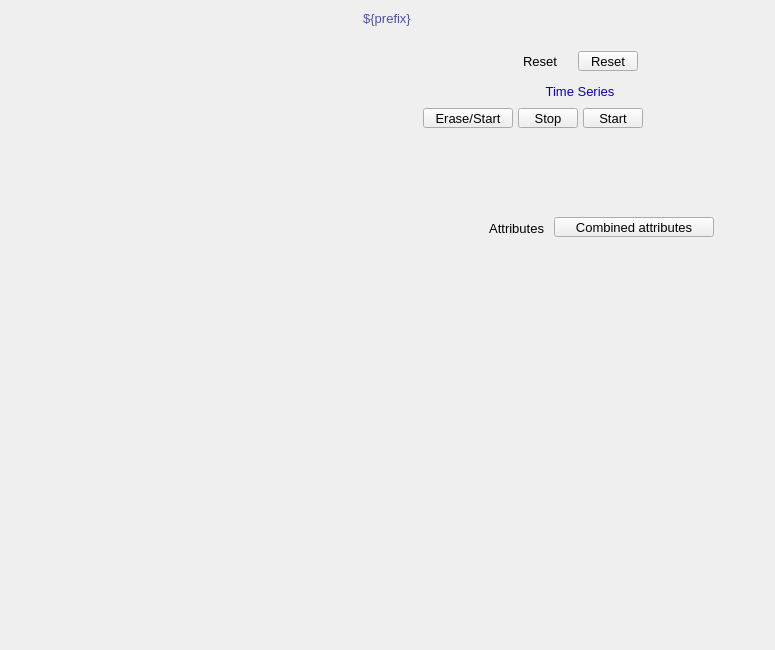
<?xml version="1.0" ?>
<ui version="4.0">
  <class>Dialog</class>
  <widget class="QWidget" name="screen">
    <property name="geometry">
      <rect>
        <x>208</x>
        <y>85</y>
        <width>775</width>
        <height>650</height>
      </rect>
    </property>
    <property name="styleSheet">
      <string notr="true">QWidget#screen {
  color: rgb(0, 0, 0);
  background-color: rgb(187, 187, 187);
  }</string>
    </property>
    <property name="windowTitle">
      <string>NDPluginAttribute</string>
    </property>
    <widget class="PyDMDrawingRectangle" name="rectangle">
      <property name="geometry">
        <rect>
          <x>0</x>
          <y>5</y>
          <width>775</width>
          <height>25</height>
        </rect>
      </property>
      <property name="brush" stdset="0">
        <brush brushstyle="SolidPattern">
          <color alpha="255">
            <red>218</red>
            <green>218</green>
            <blue>218</blue>
          </color>
        </brush>
      </property>
      <property name="penStyle" stdset="0">
        <enum>Qt::SolidLine</enum>
      </property>
      <property name="penColor" stdset="0">
        <color>
          <red>218</red>
          <green>218</green>
          <blue>218</blue>
        </color>
      </property>
      <property name="penWidth" stdset="0">
        <double>0</double>
      </property>
      <property name="penCapStyle" stdset="0">
        <enum>Qt::FlatCap</enum>
      </property>
      <property name="toolTip">
        <string>rectangle</string>
      </property>
    </widget>
    <widget class="PyDMEmbeddedDisplay" name="composite">
      <property name="geometry">
        <rect>
          <x>5</x>
          <y>40</y>
          <width>380</width>
          <height>605</height>
        </rect>
      </property>
      <property name="toolTip">
        <string>composite</string>
      </property>
      <property name="filename" stdset="0">
        <string>PluginBase_V26.ui</string>
      </property>
    </widget>
    <widget class="PyDMDrawingRectangle" name="rectangle_1">
      <property name="geometry">
        <rect>
          <x>390</x>
          <y>40</y>
          <width>380</width>
          <height>170</height>
        </rect>
      </property>
      <property name="brush" stdset="0">
        <brush brushstyle="NoBrush">
          <color alpha="255">
            <red>45</red>
            <green>45</green>
            <blue>45</blue>
          </color>
        </brush>
      </property>
      <property name="penStyle" stdset="0">
        <enum>Qt::SolidLine</enum>
      </property>
      <property name="penColor" stdset="0">
        <color>
          <red>45</red>
          <green>45</green>
          <blue>45</blue>
        </color>
      </property>
      <property name="penWidth" stdset="0">
        <double>1</double>
      </property>
      <property name="penCapStyle" stdset="0">
        <enum>Qt::FlatCap</enum>
      </property>
      <property name="toolTip">
        <string>rectangle_1</string>
      </property>
    </widget>
    <widget class="PyDMFrame" name="composite_1">
      <property name="geometry">
        <rect>
          <x>523</x>
          <y>51</y>
          <width>115</width>
          <height>20</height>
        </rect>
      </property>
      <widget class="PyDMPushButton" name="message_button">
        <property name="geometry">
          <rect>
            <x>55</x>
            <y>0</y>
            <width>60</width>
            <height>20</height>
          </rect>
        </property>
        <property name="text">
          <string>Reset</string>
        </property>
        <property name="font" stdset="0">
          <font>
            <pointsize>10</pointsize>
          </font>
        </property>
        <property name="toolTip">
          <string>${prefix}Reset</string>
        </property>
        <property name="channel" stdset="0">
          <string>ca://${prefix}Reset</string>
        </property>
        <property name="pressValue" stdset="0">
          <string>1</string>
        </property>
        <property name="styleSheet">
          <string notr="true">PyDMPushButton#message_button {
  color: rgb(0, 0, 0);
  background-color: rgb(115, 223, 255);
  }</string>
        </property>
      </widget>
      <widget class="QLabel" name="text">
        <property name="geometry">
          <rect>
            <x>0</x>
            <y>0</y>
            <width>50</width>
            <height>20</height>
          </rect>
        </property>
        <property name="text">
          <string>Reset</string>
        </property>
        <property name="font" stdset="0">
          <font>
            <pointsize>10</pointsize>
          </font>
        </property>
        <property name="brush" stdset="0">
          <brush brushstyle="SolidPattern">
            <color alpha="255">
              <red>0</red>
              <green>0</green>
              <blue>0</blue>
            </color>
          </brush>
        </property>
        <property name="toolTip">
          <string>text</string>
        </property>
        <property name="alignment">
          <set>Qt::AlignLeading|Qt::AlignLeft|Qt::AlignVCenter</set>
        </property>
        <property name="styleSheet">
          <string notr="true">QLabel#text {
  color: rgb(0, 0, 0);
  }</string>
        </property>
      </widget>
    </widget>
    <widget class="PyDMFrame" name="composite_2">
      <property name="geometry">
        <rect>
          <x>400</x>
          <y>76</y>
          <width>360</width>
          <height>130</height>
        </rect>
      </property>
      <widget class="PyDMDrawingRectangle" name="rectangle_2">
        <property name="geometry">
          <rect>
            <x>120</x>
            <y>5</y>
            <width>120</width>
            <height>21</height>
          </rect>
        </property>
        <property name="brush" stdset="0">
          <brush brushstyle="SolidPattern">
            <color alpha="255">
              <red>218</red>
              <green>218</green>
              <blue>218</blue>
            </color>
          </brush>
        </property>
        <property name="penStyle" stdset="0">
          <enum>Qt::SolidLine</enum>
        </property>
        <property name="penColor" stdset="0">
          <color>
            <red>218</red>
            <green>218</green>
            <blue>218</blue>
          </color>
        </property>
        <property name="penWidth" stdset="0">
          <double>0</double>
        </property>
        <property name="penCapStyle" stdset="0">
          <enum>Qt::FlatCap</enum>
        </property>
        <property name="toolTip">
          <string>rectangle_2</string>
        </property>
      </widget>
      <widget class="PyDMDrawingRectangle" name="rectangle_3">
        <property name="geometry">
          <rect>
            <x>0</x>
            <y>0</y>
            <width>360</width>
            <height>130</height>
          </rect>
        </property>
        <property name="brush" stdset="0">
          <brush brushstyle="NoBrush">
            <color alpha="255">
              <red>0</red>
              <green>0</green>
              <blue>0</blue>
            </color>
          </brush>
        </property>
        <property name="penStyle" stdset="0">
          <enum>Qt::SolidLine</enum>
        </property>
        <property name="penColor" stdset="0">
          <color>
            <red>0</red>
            <green>0</green>
            <blue>0</blue>
          </color>
        </property>
        <property name="penWidth" stdset="0">
          <double>1</double>
        </property>
        <property name="penCapStyle" stdset="0">
          <enum>Qt::FlatCap</enum>
        </property>
        <property name="toolTip">
          <string>rectangle_3</string>
        </property>
      </widget>
      <widget class="QLabel" name="text_1">
        <property name="geometry">
          <rect>
            <x>125</x>
            <y>5</y>
            <width>110</width>
            <height>20</height>
          </rect>
        </property>
        <property name="text">
          <string>Time Series</string>
        </property>
        <property name="font" stdset="0">
          <font>
            <pointsize>10</pointsize>
          </font>
        </property>
        <property name="brush" stdset="0">
          <brush brushstyle="SolidPattern">
            <color alpha="255">
              <red>10</red>
              <green>0</green>
              <blue>184</blue>
            </color>
          </brush>
        </property>
        <property name="toolTip">
          <string>text_1</string>
        </property>
        <property name="alignment">
          <set>Qt::AlignCenter</set>
        </property>
        <property name="styleSheet">
          <string notr="true">QLabel#text_1 {
  color: rgb(10, 0, 184);
  }</string>
        </property>
      </widget>
      <widget class="PyDMFrame" name="composite_3">
        <property name="geometry">
          <rect>
            <x>61</x>
            <y>82</y>
            <width>225</width>
            <height>20</height>
          </rect>
        </property>
        <widget class="QLabel" name="text_2">
          <property name="geometry">
            <rect>
              <x>400</x>
              <y>76</y>
              <width>130</width>
              <height>20</height>
            </rect>
          </property>
          <property name="text">
            <string>Current point</string>
          </property>
          <property name="font" stdset="0">
            <font>
              <pointsize>10</pointsize>
            </font>
          </property>
          <property name="brush" stdset="0">
            <brush brushstyle="SolidPattern">
              <color alpha="255">
                <red>0</red>
                <green>0</green>
                <blue>0</blue>
              </color>
            </brush>
          </property>
          <property name="toolTip">
            <string>text_2</string>
          </property>
          <property name="alignment">
            <set>Qt::AlignRight|Qt::AlignTrailing|Qt::AlignVCenter</set>
          </property>
          <property name="styleSheet">
            <string notr="true">QLabel#text_2 {
  color: rgb(0, 0, 0);
  }</string>
          </property>
        </widget>
        <widget class="PyDMLabel" name="text_update">
          <property name="geometry">
            <rect>
              <x>535</x>
              <y>77</y>
              <width>90</width>
              <height>18</height>
            </rect>
          </property>
          <property name="toolTip">
            <string>PV: ${prefix}TSCurrentPoint</string>
          </property>
          <property name="channel" stdset="0">
            <string>ca://${prefix}TSCurrentPoint</string>
          </property>
          <property name="font" stdset="0">
            <font>
              <pointsize>10</pointsize>
            </font>
          </property>
          <property name="alignment">
            <set>Qt::AlignLeading|Qt::AlignLeft|Qt::AlignVCenter</set>
          </property>
          <property name="textInteractionFlags">
            <set>Qt::TextSelectableByKeyboard|Qt::TextSelectableByMouse</set>
          </property>
          <property name="styleSheet">
            <string notr="true">PyDMLabel#text_update {
  color: rgb(10, 0, 184);
  background-color: rgb(187, 187, 187);
  }</string>
          </property>
        </widget>
      </widget>
      <widget class="PyDMFrame" name="composite_4">
        <property name="geometry">
          <rect>
            <x>101</x>
            <y>107</y>
            <width>240</width>
            <height>20</height>
          </rect>
        </property>
        <widget class="PyDMEnumComboBox" name="menu">
          <property name="geometry">
            <rect>
              <x>495</x>
              <y>77</y>
              <width>80</width>
              <height>18</height>
            </rect>
          </property>
          <property name="toolTip">
            <string>${prefix}TSRead.SCAN</string>
          </property>
          <property name="channel" stdset="0">
            <string>ca://${prefix}TSRead.SCAN</string>
          </property>
          <property name="font" stdset="0">
            <font>
              <pointsize>10</pointsize>
            </font>
          </property>
          <property name="styleSheet">
            <string notr="true">PyDMEnumComboBox#menu {
  color: rgb(0, 0, 0);
  background-color: rgb(115, 223, 255);
  }</string>
          </property>
        </widget>
        <widget class="PyDMPushButton" name="message_button_1">
          <property name="geometry">
            <rect>
              <x>580</x>
              <y>76</y>
              <width>60</width>
              <height>20</height>
            </rect>
          </property>
          <property name="text">
            <string>Read</string>
          </property>
          <property name="font" stdset="0">
            <font>
              <pointsize>10</pointsize>
            </font>
          </property>
          <property name="toolTip">
            <string>${prefix}TSControl</string>
          </property>
          <property name="channel" stdset="0">
            <string>ca://${prefix}TSControl</string>
          </property>
          <property name="pressValue" stdset="0">
            <string>3</string>
          </property>
          <property name="styleSheet">
            <string notr="true">PyDMPushButton#message_button_1 {
  color: rgb(0, 0, 0);
  background-color: rgb(115, 223, 255);
  }</string>
          </property>
        </widget>
        <widget class="QLabel" name="text_3">
          <property name="geometry">
            <rect>
              <x>400</x>
              <y>76</y>
              <width>90</width>
              <height>20</height>
            </rect>
          </property>
          <property name="text">
            <string>Read rate</string>
          </property>
          <property name="font" stdset="0">
            <font>
              <pointsize>10</pointsize>
            </font>
          </property>
          <property name="brush" stdset="0">
            <brush brushstyle="SolidPattern">
              <color alpha="255">
                <red>0</red>
                <green>0</green>
                <blue>0</blue>
              </color>
            </brush>
          </property>
          <property name="toolTip">
            <string>text_3</string>
          </property>
          <property name="alignment">
            <set>Qt::AlignLeading|Qt::AlignLeft|Qt::AlignVCenter</set>
          </property>
          <property name="styleSheet">
            <string notr="true">QLabel#text_3 {
  color: rgb(0, 0, 0);
  }</string>
          </property>
        </widget>
      </widget>
      <widget class="PyDMPushButton" name="message_button_2">
        <property name="geometry">
          <rect>
            <x>23</x>
            <y>32</y>
            <width>90</width>
            <height>20</height>
          </rect>
        </property>
        <property name="text">
          <string>Erase/Start</string>
        </property>
        <property name="font" stdset="0">
          <font>
            <pointsize>10</pointsize>
          </font>
        </property>
        <property name="toolTip">
          <string>${prefix}TSControl</string>
        </property>
        <property name="channel" stdset="0">
          <string>ca://${prefix}TSControl</string>
        </property>
        <property name="pressValue" stdset="0">
          <string>0</string>
        </property>
        <property name="styleSheet">
          <string notr="true">PyDMPushButton#message_button_2 {
  color: rgb(0, 0, 0);
  background-color: rgb(115, 223, 255);
  }</string>
        </property>
      </widget>
      <widget class="PyDMPushButton" name="message_button_3">
        <property name="geometry">
          <rect>
            <x>118</x>
            <y>32</y>
            <width>60</width>
            <height>20</height>
          </rect>
        </property>
        <property name="text">
          <string>Stop</string>
        </property>
        <property name="font" stdset="0">
          <font>
            <pointsize>10</pointsize>
          </font>
        </property>
        <property name="toolTip">
          <string>${prefix}TSControl</string>
        </property>
        <property name="channel" stdset="0">
          <string>ca://${prefix}TSControl</string>
        </property>
        <property name="pressValue" stdset="0">
          <string>2</string>
        </property>
        <property name="styleSheet">
          <string notr="true">PyDMPushButton#message_button_3 {
  color: rgb(0, 0, 0);
  background-color: rgb(115, 223, 255);
  }</string>
        </property>
      </widget>
      <widget class="PyDMPushButton" name="message_button_4">
        <property name="geometry">
          <rect>
            <x>183</x>
            <y>32</y>
            <width>60</width>
            <height>20</height>
          </rect>
        </property>
        <property name="text">
          <string>Start</string>
        </property>
        <property name="font" stdset="0">
          <font>
            <pointsize>10</pointsize>
          </font>
        </property>
        <property name="toolTip">
          <string>${prefix}TSControl</string>
        </property>
        <property name="channel" stdset="0">
          <string>ca://${prefix}TSControl</string>
        </property>
        <property name="pressValue" stdset="0">
          <string>1</string>
        </property>
        <property name="styleSheet">
          <string notr="true">PyDMPushButton#message_button_4 {
  color: rgb(0, 0, 0);
  background-color: rgb(115, 223, 255);
  }</string>
        </property>
      </widget>
      <widget class="PyDMLabel" name="text_update_1">
        <property name="geometry">
          <rect>
            <x>248</x>
            <y>33</y>
            <width>90</width>
            <height>18</height>
          </rect>
        </property>
        <property name="toolTip">
          <string>PV: ${prefix}TSAcquiring</string>
        </property>
        <property name="channel" stdset="0">
          <string>ca://${prefix}TSAcquiring</string>
        </property>
        <property name="font" stdset="0">
          <font>
            <pointsize>10</pointsize>
          </font>
        </property>
        <property name="alignment">
          <set>Qt::AlignLeading|Qt::AlignLeft|Qt::AlignVCenter</set>
        </property>
        <property name="textInteractionFlags">
          <set>Qt::TextSelectableByKeyboard|Qt::TextSelectableByMouse</set>
        </property>
        <property name="styleSheet">
          <string notr="true">PyDMLabel#text_update_1 {
  color: rgb(10, 0, 184);
  background-color: rgb(70, 70, 70);
  }</string>
        </property>
      </widget>
      <widget class="PyDMFrame" name="composite_5">
        <property name="geometry">
          <rect>
            <x>31</x>
            <y>57</y>
            <width>225</width>
            <height>20</height>
          </rect>
        </property>
        <widget class="PyDMLineEdit" name="text_entry">
          <property name="geometry">
            <rect>
              <x>565</x>
              <y>77</y>
              <width>60</width>
              <height>19</height>
            </rect>
          </property>
          <property name="channel" stdset="0">
            <string>ca://${prefix}TSNumPoints</string>
          </property>
          <property name="toolTip">
            <string>${prefix}TSNumPoints</string>
          </property>
          <property name="font" stdset="0">
            <font>
              <pointsize>10</pointsize>
            </font>
          </property>
          <property name="styleSheet">
            <string notr="true">PyDMLineEdit#text_entry {
  color: rgb(0, 0, 0);
  background-color: rgb(115, 223, 255);
  border: 1px solid black;
  margin: 0px;
  padding: 0px;
  spacing: 0px;
  }</string>
          </property>
        </widget>
        <widget class="QLabel" name="text_4">
          <property name="geometry">
            <rect>
              <x>400</x>
              <y>76</y>
              <width>160</width>
              <height>20</height>
            </rect>
          </property>
          <property name="text">
            <string>Number of points</string>
          </property>
          <property name="font" stdset="0">
            <font>
              <pointsize>10</pointsize>
            </font>
          </property>
          <property name="brush" stdset="0">
            <brush brushstyle="SolidPattern">
              <color alpha="255">
                <red>0</red>
                <green>0</green>
                <blue>0</blue>
              </color>
            </brush>
          </property>
          <property name="toolTip">
            <string>text_4</string>
          </property>
          <property name="alignment">
            <set>Qt::AlignRight|Qt::AlignTrailing|Qt::AlignVCenter</set>
          </property>
          <property name="styleSheet">
            <string notr="true">QLabel#text_4 {
  color: rgb(0, 0, 0);
  }</string>
          </property>
        </widget>
      </widget>
    </widget>
    <widget class="PyDMRelatedDisplayButton" name="related_display">
      <property name="geometry">
        <rect>
          <x>554</x>
          <y>217</y>
          <width>160</width>
          <height>20</height>
        </rect>
      </property>
      <property name="toolTip">
        <string>Combined attributes</string>
      </property>
      <property name="text">
        <string>Combined attributes</string>
      </property>
      <property name="showIcon" stdset="0">
        <bool>true</bool>
      </property>
      <property name="font" stdset="0">
        <font>
          <pointsize>10</pointsize>
        </font>
      </property>
      <property name="styleSheet">
        <string notr="true">PyDMRelatedDisplayButton#related_display {
  color: rgb(0, 0, 0);
  background-color: rgb(115, 223, 255);
  }</string>
      </property>
      <property name="titles" stdset="0">
        <stringlist>
          <string>Attributes 1-8</string>
          <string>Attributes 9-16</string>
        </stringlist>
      </property>
      <property name="filenames" stdset="0">
        <stringlist>
          <string>AttributePlugin8_V26.ui</string>
          <string>AttributePlugin8_V26.ui</string>
        </stringlist>
      </property>
      <property name="macros" stdset="0">
        <stringlist>
          <string>P=${P},R=${R},A1=1:,A2=2:,A3=3:,A4=4:,A5=5:,A6=6:,A7=7:,A8=8:</string>
          <string>P=${P},R=${R},A1=9:,A2=10:,A3=11:,A4=12:,A5=13:,A6=14:,A7=15:,A8=16:</string>
        </stringlist>
      </property>
      <property name="openInNewWindow" stdset="0">
        <bool>true</bool>
      </property>
    </widget>
    <widget class="QLabel" name="text_5">
      <property name="geometry">
        <rect>
          <x>464</x>
          <y>218</y>
          <width>80</width>
          <height>20</height>
        </rect>
      </property>
      <property name="text">
        <string>Attributes</string>
      </property>
      <property name="font" stdset="0">
        <font>
          <pointsize>10</pointsize>
        </font>
      </property>
      <property name="brush" stdset="0">
        <brush brushstyle="SolidPattern">
          <color alpha="255">
            <red>0</red>
            <green>0</green>
            <blue>0</blue>
          </color>
        </brush>
      </property>
      <property name="toolTip">
        <string>text_5</string>
      </property>
      <property name="alignment">
        <set>Qt::AlignRight|Qt::AlignTrailing|Qt::AlignVCenter</set>
      </property>
      <property name="styleSheet">
        <string notr="true">QLabel#text_5 {
  color: rgb(0, 0, 0);
  }</string>
      </property>
    </widget>
    <widget class="PyDMFrame" name="composite_6">
      <property name="geometry">
        <rect>
          <x>12</x>
          <y>6</y>
          <width>750</width>
          <height>25</height>
        </rect>
      </property>
      <widget class="QLabel" name="text_6">
        <property name="geometry">
          <rect>
            <x>0</x>
            <y>0</y>
            <width>750</width>
            <height>25</height>
          </rect>
        </property>
        <property name="text">
          <string>${prefix}</string>
        </property>
        <property name="font" stdset="0">
          <font>
            <pointsize>10</pointsize>
          </font>
        </property>
        <property name="brush" stdset="0">
          <brush brushstyle="SolidPattern">
            <color alpha="255">
              <red>77</red>
              <green>82</green>
              <blue>164</blue>
            </color>
          </brush>
        </property>
        <property name="toolTip">
          <string>text_6</string>
        </property>
        <property name="alignment">
          <set>Qt::AlignCenter</set>
        </property>
        <property name="styleSheet">
          <string notr="true">QLabel#text_6 {
  color: rgb(77, 82, 164);
  }</string>
        </property>
      </widget>
    </widget>
  </widget>
  <customwidgets>
    <customwidget>
      <class>PyDMDrawingRectangle</class>
      <extends>QWidget</extends>
      <header>pydm.widgets.drawing</header>
    </customwidget>
    <customwidget>
      <class>PyDMEmbeddedDisplay</class>
      <extends>QFrame</extends>
      <header>pydm.widgets.embedded_display</header>
    </customwidget>
    <customwidget>
      <class>PyDMFrame</class>
      <extends>QFrame</extends>
      <header>pydm.widgets.frame</header>
    </customwidget>
    <customwidget>
      <class>PyDMPushButton</class>
      <extends>QPushButton</extends>
      <header>pydm.widgets.pushbutton</header>
    </customwidget>
    <customwidget>
      <class>PyDMLabel</class>
      <extends>QLabel</extends>
      <header>pydm.widgets.label</header>
    </customwidget>
    <customwidget>
      <class>PyDMEnumComboBox</class>
      <extends>QComboBox</extends>
      <header>pydm.widgets.enum_combo_box</header>
    </customwidget>
    <customwidget>
      <class>PyDMLineEdit</class>
      <extends>QLineEdit</extends>
      <header>pydm.widgets.line_edit</header>
    </customwidget>
    <customwidget>
      <class>PyDMRelatedDisplayButton</class>
      <extends>QPushButton</extends>
      <header>pydm.widgets.related_display_button</header>
    </customwidget>
  </customwidgets>
</ui>
